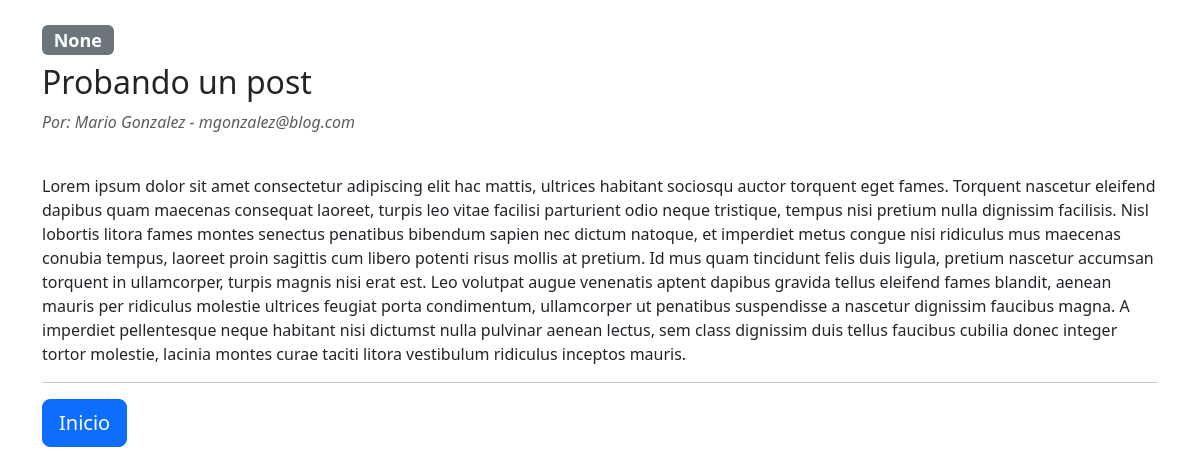
Screenshot of /post/probando-un-post with the database file from the repository.
### blog/models.py (models this page shows, shortened)
class Post(models.Model):
    title = models.CharField(max_length=200, verbose_name='Título')
    slug = models.SlugField(unique=True, blank=True, verbose_name='Slug')
    category = models.ForeignKey(Category, on_delete=models.SET_NULL, null=True, blank=True, verbose_name='Categoría')
    body = models.TextField(verbose_name='Contenido')
    author = models.ForeignKey(User, on_delete=models.SET_NULL, null=True, blank=True, verbose_name='Autor')
    deleted = models.BooleanField(default=False, verbose_name='Eliminado')
    deleted_date = models.DateTimeField(null=True, blank=True, verbose_name='Fecha de eliminación')
    class Meta:
        verbose_name = 'Publicación'
        verbose_name_plural = 'Publicaciones'
        ordering = ['-id']

### blog/views.py (the view)
# urls.py: path('post/<slug:slug>', PostDetailView.as_view(), name='post_detail'),
class PostDetailView(DetailView):
    model = Post
    template_name = 'blog/post_detail.html'
    context_object_name = 'post'
    def get_object(self, queryset=None):
        try:
            return super().get_object(queryset=queryset)
        except self.model.DoesNotExist:
            raise Http404("El post no existe.")
    def get(self, request, *args, **kwargs):
        try:
            return super().get(request, *args, **kwargs)
        except Http404:
            return render(request, 'blog/error_404.html', status=404)

### templates/blog/post_detail.html
{% extends "blog/base.html" %}
{% block content %}
<section class="mt-4">
    <h4><span class="badge bg-secondary">{{  post.category }}</span></h4>
    <h2>{{ post.title }}</h2>
    <p class="text-muted"><em>Por: {{ post.author.first_name }} {{ post.author.last_name }} - {{ post.author.email }}</em></p>
    <br>
    <p>{{ post.body }}</p>
    <hr>
    <a class="btn btn-lg btn-primary mx-auto" href="{% url 'home' %}">Inicio</a>
</section>
{% endblock %}

### templates/blog/base.html (shortened to what this page needs)
<!doctype html>
<html lang="es">
    <head>
        <link href="https://cdn.jsdelivr.net/npm/bootstrap@5.3.0/dist/css/bootstrap.min.css" rel="stylesheet">
    </head>
    <body>
        <div class="container">
            {% block content %}{% endblock %}
        </div>
    </body>
</html>

### rows the page displays
Post: category "None", title "Probando un post", author.first_name "Mario", author.last_name "Gonzalez", author.email "mgonzalez@blog.com", body "Lorem ipsum dolor sit amet consectetur adipiscing elit hac mattis, ultrices habitant sociosqu auctor torquent eget fames. Torquent nascetur eleifend dapibus quam maecenas consequat laoreet, turpis leo vitae facilisi parturient odio neque tristique, tempus nisi pretium nulla dignissim facilisis. Nisl lobortis litora fames montes senectus penatibus bibendum sapien nec dictum natoque, et imperdiet metus congue nisi ridiculus mus maecenas conubia tempus, laoreet proin sagittis cum libero potenti risus mollis at pretium. Id mus quam tincidunt felis duis ligula, pretium nascetur accumsan torquent in ullamcorper, turpis magnis nisi erat est. Leo volutpat augue venenatis aptent dapibus gravida…"
